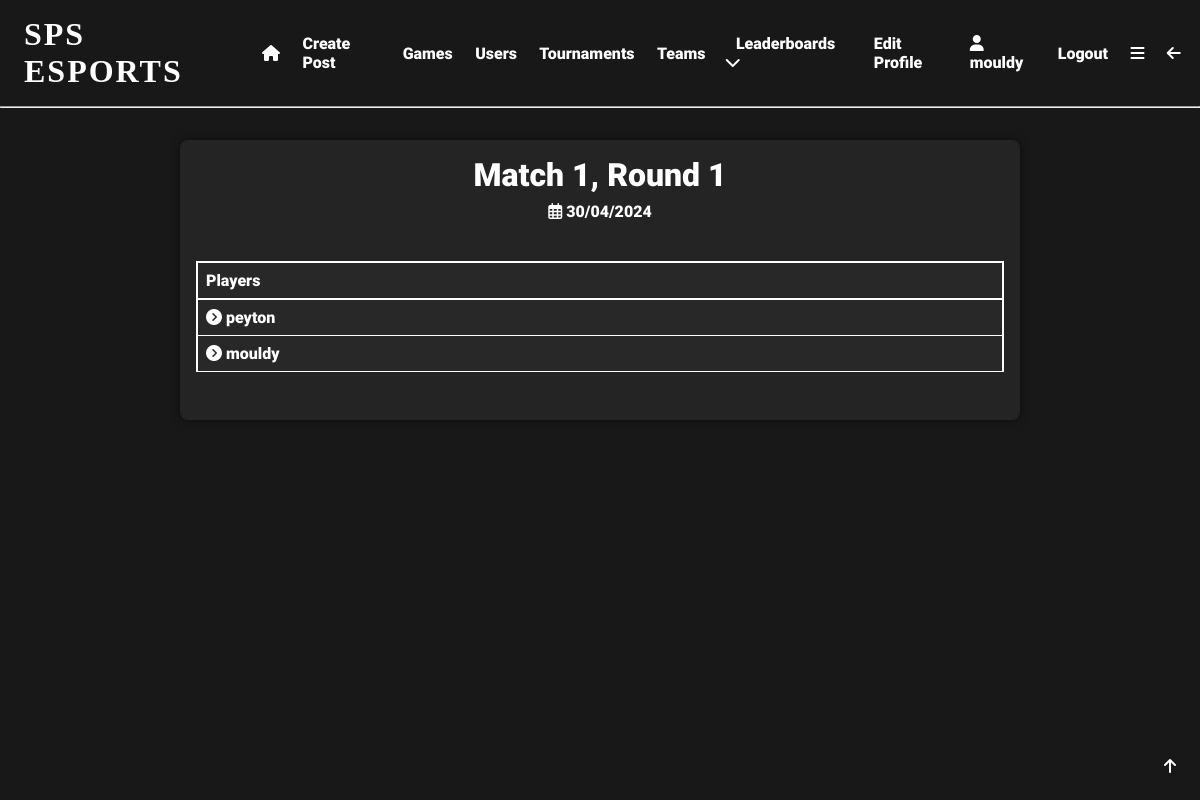
/match/1 (signed in), run on the app's committed database.
### app/models.py (models this page shows, shortened)
class User(UserMixin, db.Model):
    user_id = db.Column(db.Integer, primary_key=True)
    username = db.Column(db.String(64), index=True, unique=True)
    email = db.Column(db.String(120), index=True, unique=True)
    password_hash = db.Column(db.String(128), nullable=False)
    pfp = db.Column(db.String(140))
    user_bio = db.Column(db.String(140), default='New to SPS eSports!!!')
    pronouns = db.Column(db.String(64), nullable=True)
    skill_level = db.Column(db.String(64), default='Unsure')
    role = db.Column(db.String(64))
    grade = db.Column(db.String(64), nullable=True, default='Unsure')
    availability = db.Column(db.String(140), default='Unsure')
    teams = db.relationship('Teams', back_populates='user')
    team_users = db.relationship('TeamUsers', back_populates='user')
    posts = db.relationship('Posts', back_populates='user')
    likes = db.relationship('Likes', back_populates='user')
    tournaments = db.relationship('Tournaments', back_populates='user')
    favourite_games = db.relationship('FavouriteGames', back_populates='user')
    tournament_users = db.relationship('TournamentUsers', back_populates='user')
    comments = db.relationship('Comments', back_populates='user')
    matches = db.relationship('Matches', back_populates='user')
    match_users = db.relationship('MatchUsers', back_populates='user')
    following = db.relationship('Following', backref='user', foreign_keys='Following.user_id')
    followed = db.relationship('Following', foreign_keys='Following.following_id')
    sponsor = db.relationship('SponsoredUsers', backref='user', foreign_keys='SponsoredUsers.sponsor_id')
    sponsored = db.relationship('SponsoredUsers', foreign_keys='SponsoredUsers.sponsored_id')

class Matches(db.Model):
    match_id = db.Column(db.Integer, primary_key=True, index=True, unique=True, nullable=False)
    match_date = db.Column(db.DateTime, index=True)
    round = db.Column(db.Integer, nullable=False)
    round_match = db.Column(db.Integer, nullable=False)
    match_winner = db.Column(db.Integer, db.ForeignKey('user.user_id'), name='match_winner_id', nullable=True)
    tournament_id = db.Column(db.Integer, db.ForeignKey('tournaments.tournament_id'), name='match_tournament_id',
                              nullable=False)
    user = db.relationship('User', back_populates='matches')
    tournament = db.relationship('Tournaments', back_populates='matches')
    match_users = db.relationship('MatchUsers', back_populates='match')

### app/routes.py (the view)
@app.route('/match/<match_id>')
@login_required
def match(match_id):
    match = Matches.query.filter_by(match_id=match_id).first_or_404()
    tournament = Tournaments.query.filter_by(tournament_id=match.tournament_id).first()
    user = current_user
    winner = User.query.filter_by(user_id=match.match_winner).first()
    match_users = MatchUsers.query.filter_by(match_id=match_id).all()
    players = []
    for match_user in match_users:
        player = User.query.filter_by(user_id=match_user.match_user).first()
        players.append(player)
    return render_template('match.html', match=match, tournament=tournament, user=user, match_users=match_users, players=players, winner=winner)

### app/__init__.py (called while the page is built)
@app.template_filter('format_date')
def format_date(date):
    return date.strftime('%d/%m/%Y')

### app/models.py (called while the page is built)
@login.user_loader
def load_user(user_id):
    return User.query.get(int(user_id))  # returns the user id as an integer

### app/templates/match.html (shortened to what this page needs)
{% extends 'base.html' %}
{% block content %}
<div class="centre">
  <div class="gen-container">
    <h1>Match {{match.round_match}}, Round {{match.round}}</h1>
    {% if match.match_date %}
    <p><i class="fa-regular fa-calendar-days"></i> {{ match.match_date|format_date }}</p>
    {% endif %}
    <div class="info-table lineup">
      <table>
        <tr>
          <th>Players</th>
        </tr>
        {% for player in players %}
        <tr>
          <td><a href="{{url_for('user', username=player.username)}}"><i class="fa-solid fa-circle-chevron-right"></i>   {{player.username}}</a></td>
        </tr>
        {% endfor %}
      </table>
    </div>
  </div>
</div>
{% endblock %}

### app/templates/base.html (shortened to what this page needs)
<!DOCTYPE html>
<html lang="en">
<head>
    <link rel="stylesheet" href="{{ url_for('static', filename='css/styles.css') }}">
</head>
<body>
  <div id="top" class="header">
      {% if current_user.is_anonymous %}
        <h1 onclick="location.href='login'">SPS ESPORTS</h1>
        <a href="{{ url_for('login') }}">Login</a>
        <a href="{{ url_for('register') }}">Register</a>
      {% else %}
        <h1 onclick="location.href='{{url_for('index')}}'">SPS ESPORTS</h1>
        <a href="{{ url_for('index') }}"><i class="fa-solid fa-house"></i></a>
        <a href="{{ url_for('create_post') }}">Create Post</a>
        <a href="{{ url_for('search') }}">Games</a>
        <a href="{{ url_for('user_search') }}">Users</a>
        <a href="{{ url_for('tournament_search') }}">Tournaments</a>
        <a href="{{url_for('team_search')}}">Teams</a>
        <div class="expand">
            <div class="expand-button">
                <a href="javascript:showDropdown()">Leaderboards  <i class="fa-solid fa-chevron-down"></i></a>
            </div>
        </div>
        <a href="{{ url_for('edit_profile') }}">Edit Profile</a>
        <a href="{{ url_for('user', username=current_user.username) }}"><i class="fa-solid fa-user"></i>   {{current_user.username}}</a>
        <a href="{{ url_for('logout') }}">Logout</a>
        <a href="javascript:showNavBar()"><i class="fa-solid fa-bars"></i></a>
        <a href="javascript:window.history.back();"><i class="fa-solid fa-arrow-left"></i></a>
      {% endif %}
  </div>
    <hr>
  <div class="topbutton">
    <a href="#top"><i class="fa-solid fa-arrow-up"></i></a>
  </div>
{% block content %} {% endblock %}
</body>
</html>

### app/static/css/styles.css (style rules this page uses)
* { margin: 0; padding: 0; box-sizing: border-box; scroll-behavior: smooth; scrollbar-width: thin; scrollbar-color: white var(--bg); }
body { background: var(--bg); color: white; }
:root { --accent: #e81c29; --bg: #181818; --bg2: #282828; --lightbg: rgba(255,255,255,0.05); }
.header { display:flex; align-items: center; padding: 1em 0.5em; }
.header a { padding: 0em 0.7em; font-family: 'Roboto'; font-size: 1em; text-decoration: none; transition: 0.5s; position: relative; transition: 0.3s; color: white; }
.header a::before { content: ''; position: absolute; width: 100%; height: 2px; left: 0; bottom: -2px; background-color: var(--accent); transform-origin: right; transform: scaleX(0); transition: transform 0.3s; }
.header h1 { box-shadow: inset 0 0 0 0 var(--bg); font-family: 'Nausea'; letter-spacing: 2px; padding: 0 0.5em; position: relative; transition: color 0.3s ease-in-out, box-shadow 0.3s ease-in-out; }
.expand { font-family: 'Roboto'; padding: 0.5em; position: relative; }
h1 { font-family: 'Roboto'; font-size: 2em; }
.centre h1 { text-align: center; }
.topbutton { position: fixed; bottom: 1em; right: 1em; padding: 0.5em; border-radius: 50%; background-color: var(--bg); color: white; font-family: 'Roboto'; font-size: 1em; transition: 0.5s; }
p { font-family: 'Roboto'; font-size: 1em; padding: 0.5em 0; }
a { color: white; text-decoration: none; transition: 0.5s; padding: 0.5em 0; position: relative; font-family: 'Roboto'; }
a::before { content: ''; position: absolute; width: 100%; height: 2px; left: 0; bottom: -2px; background-color: var(--accent); transform-origin: right; transform: scaleX(0); transition: transform 0.3s; }
.centre { display: flex; flex-flow: row wrap; align-items: center; justify-content: center; width: 100%; margin: 1em 0; }
.info-table { display: flex; flex-flow: column wrap; align-items: center; justify-content: center; width: 100%; margin: 1em 0; font-family: 'Roboto'; }
.info-table table { width: 100%; border-collapse: collapse; margin: 1em 0; text-align: left; }
.info-table th { padding: 0.5em; border: 2px solid white; background-color: var(--bg2); }
.info-table td { padding: 0.5em; border: 1px solid white; border-right: 2px solid white; border-left: 2px solid white; background-color: var(--bg2); }
.gen-container { display: flex; flex-flow: column wrap; align-items: center; justify-content: center; width: 70%; margin: 1em 0; font-family: 'Roboto'; background-color: var(--lightbg); padding: 1em; border-radius: 0.5em; box-shadow: 0 0 10px 0 rgba(0,0,0,0.5); }
.lineup a::before { top: 80%; }

### data on the page
User: username "mouldy"
Matches: round_match "1", round "1", match_date "30/04/2024"
User: username "peyton"
